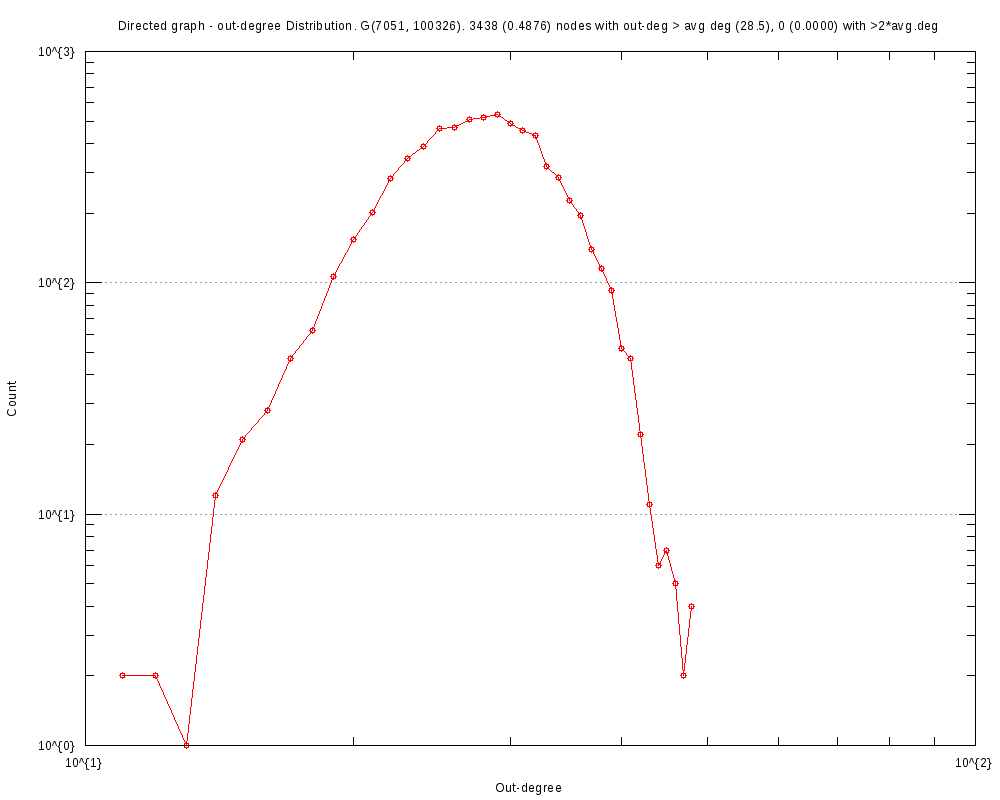

Here is the gnuplot script that generated this plot:
#
# Directed graph - out-degree Distribution. G(7051, 100326). 3438 (0.4876) nodes with out-deg > avg deg (28.5), 0 (0.0000) with >2*avg.deg (Sun Oct 29 17:12:54 2017)
#

set title "Directed graph - out-degree Distribution. G(7051, 100326). 3438 (0.4876) nodes with out-deg > avg deg (28.5), 0 (0.0000) with >2*avg.deg"
set key bottom right
set logscale xy 10
set format x "10^{%L}"
set mxtics 10
set format y "10^{%L}"
set mytics 10
set grid
set xlabel "Out-degree"
set ylabel "Count"
set tics scale 2
set terminal png font arial 10 size 1000,800
set output 'outDeg.EUC.png'
plot 	"outDeg.EUC.tab" using 1:2 title "" with linespoints pt 6
